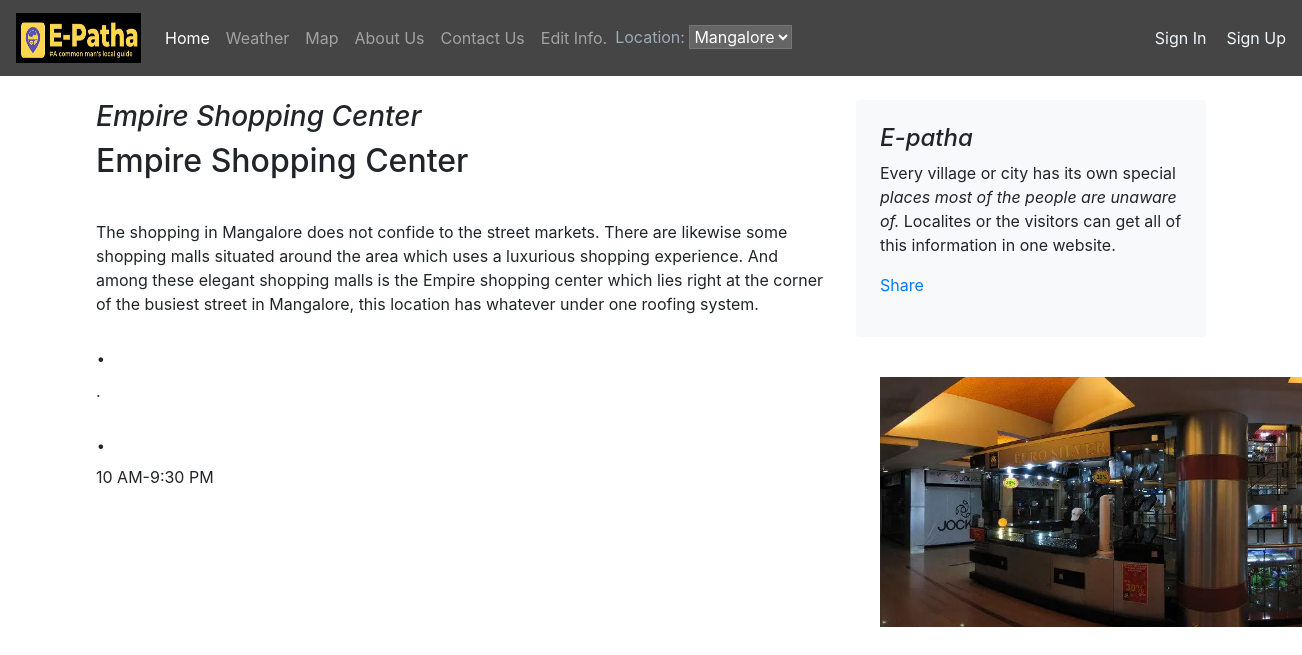
Page /local_shop/blogpost/6 on the earlier database version.
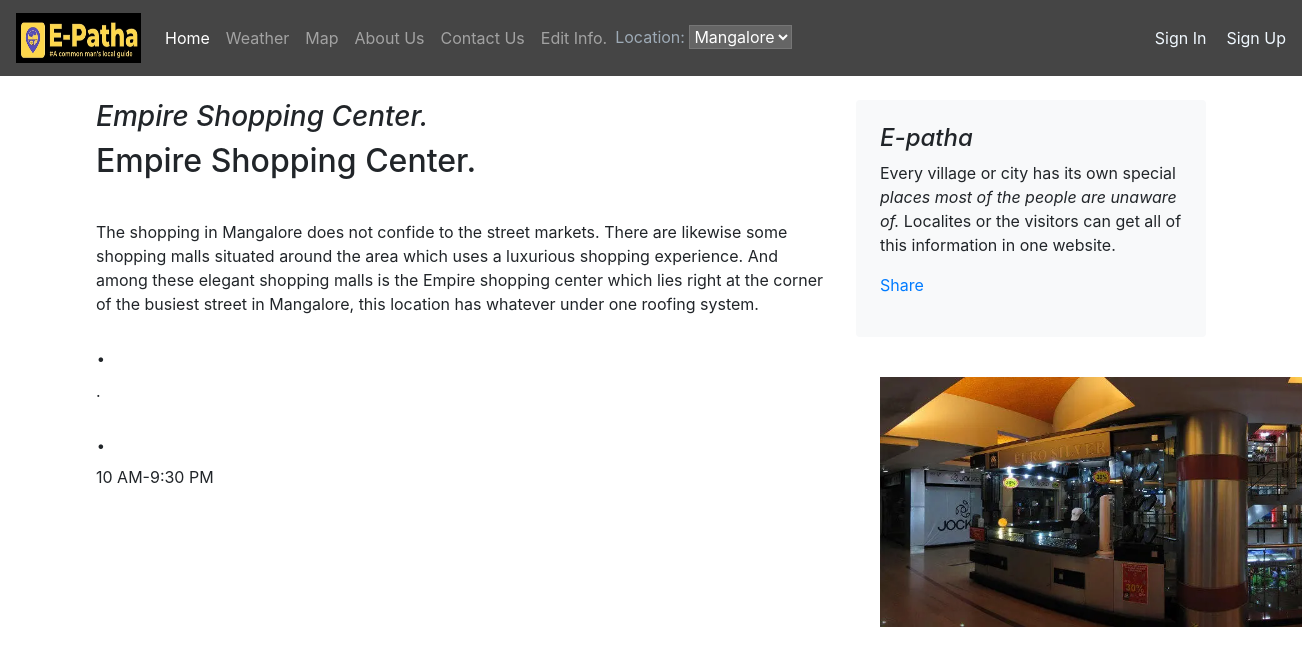
Same page on the later database version.
### local_shop/models.py (models this page shows)
class Blogpost(models.Model):
    post_id = models.AutoField(primary_key=True)
    Place_name = models.CharField(max_length=50)
    place = models.CharField(max_length=500, default="")
    About = models.CharField(max_length=5000, default="")
    headding = models.CharField(max_length=500, default="")
    info = models.CharField(max_length=5000, default="")
    headdings = models.CharField(max_length=500, default="")
    informations = models.CharField(max_length=5000, default="")
    info_date = models.DateField()
    Images = models.ImageField(upload_to='e_patha/images', default="")
    def __str__(self):
        return self.Place_name

### local_shop/views.py (the view)
# urls.py: path("blogpost/<int:id>", views.blogpost, name="blogHome")
def blogpost(request, id):
    post = Blogpost.objects.filter(post_id = id)[0]
    print(post)
    return render(request, 'local_shop/blogpost.html',
                  {'post':post})

### local_shop/templates/local_shop/blogpost.html (shortened to what this page needs)
{% extends 'e_patha/basic.html' %}
{% block body %}
<div class="container">
    <div class="row mt-4">
        <div class="col-md-8 blog-main">
            <h3 class="font-italic">
                {{post.Place_name}}
            </h3>
            <div class="blog-post">
                <h2 class="blog-post-title">{{post.Place_name}}</h2>
                <div class="fb-like" data-href="http://127.0.0.1:8000/tourism/blogpost/{{post.post_id}}" data-layout="standard" data-action="like" data-size="large" data-show-faces="false" data-share="true"></div><br>
                <p>{{post.About}}</p>
                <h2>{{post.headding}}</h2>
                <p>{{post.info}}</p>
                <h2>{{post.headdings}}</h2>
                <p>{{post.informations}}</p>
            </div>
        </div>
        <aside class="col-md-4 blog-sidebar">
            <div class="p-4 mb-3 bg-light rounded">
                <h4 class="font-italic">E-patha</h4>
                <p class="mb-0"> Every village or city has its own special<em> places most of the people are unaware of. </em>Localites or the visitors can get all of this information in one website. </p>
                <div class="my-3 fb-share-button" data-href="http://127.0.0.1:8000/tourism
                /blogpost/{{post.post_id}}" data-layout="button_count" data-size="large"><a target="_blank" href="https://www.facebook.com/sharer/sharer.php?u=http%3A%2F%2F127.0.0.1%3A8000%2Fblog%2Fblogpost%2F4&amp;src=sdkpreparse" class="fb-xfbml-parse-ignore">Share</a></div>
            </div>
            <div class="p-4">
                <img src="/media/{{post.Images}}"  height="250">
            </div>
        </aside>
    </div>
</div>
{% endblock %}

Differences in the rows shown:
changed Blogpost "10 AM-9:30 PM": Place_name "Empire Shopping Center" → "Empire Shopping Center."
